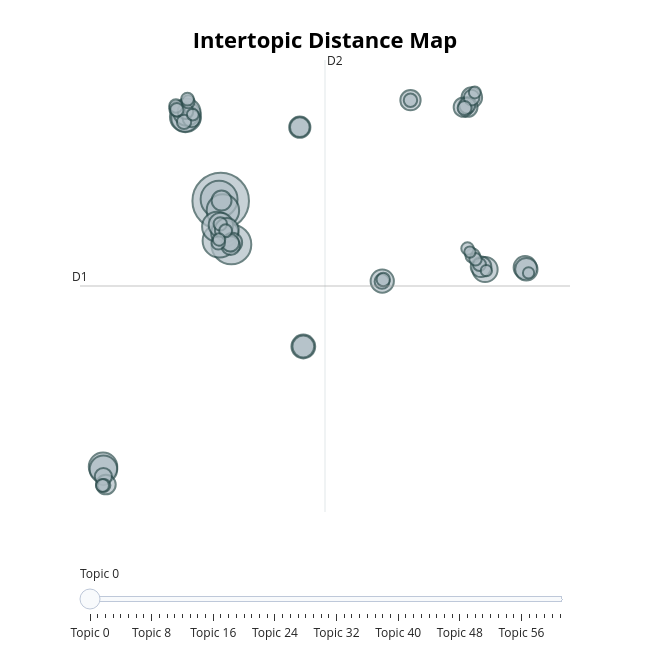

The notebook cell this image was saved under:
### Code cell
# Membuat visualisasi interaktif bawaan BERTopic untuk melihat
# sebaran topik dalam ruang 2D. Visualisasi ini menggunakan
# Plotly dan akan terbuka sebagai HTML interaktif di browser.
# Simpan sebagai file HTML agar bisa dibuka ulang kapan saja.

try:
    fig_topik = topic_model_A.visualize_topics()
    path_html_topik = RESULTS_DIR / "peta_topik_skenario_A.html"
    fig_topik.write_html(str(path_html_topik))
    print(f"Peta topik interaktif disimpan di: {path_html_topik}")
    fig_topik.show()
except Exception as e:
    print(f"Visualisasi interaktif tidak dapat dibuat: {e}")
    print("Pastikan library plotly sudah terpasang: pip install plotly")
